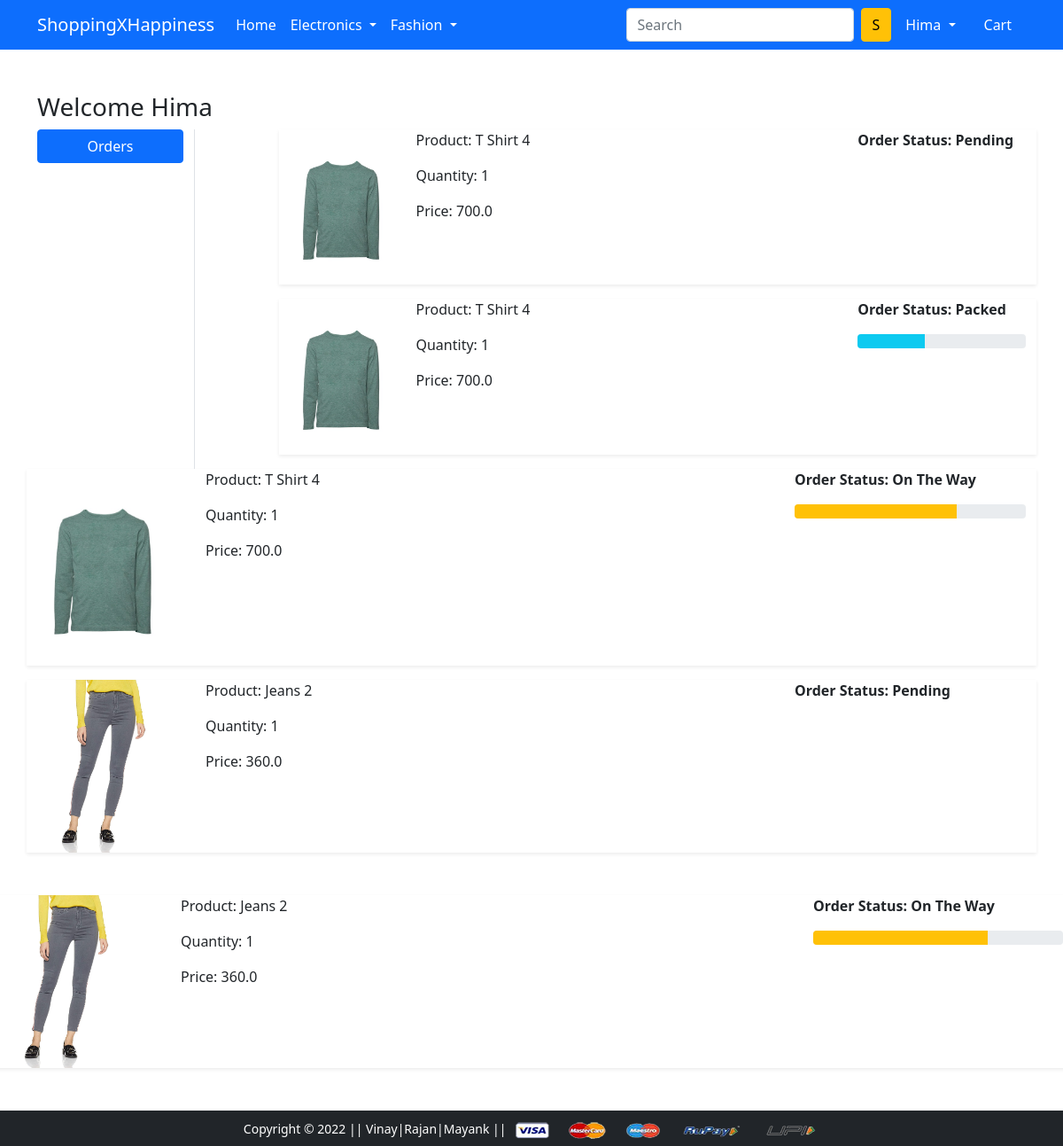
The app's page /orders/ (signed in) with its own data.
### app/models.py (models this page shows, shortened)
class OrderPlaced(models.Model):
 user = models.ForeignKey(User, on_delete=models.CASCADE)
 customer = models.ForeignKey(Customer, on_delete=models.CASCADE)
 product = models.ForeignKey(Product, on_delete=models.CASCADE)
 quantity = models.PositiveIntegerField(default=1)
 ordered_date = models.DateTimeField(auto_now_add=True)
 status = models.CharField(max_length=50,choices=STATUS_CHOICES,default='Pending')
 @property
 def total_cost(self):
   return self.quantity * self.product.discounted_price

class Product(models.Model):
 title = models.CharField(max_length=100)
 selling_price = models.FloatField()
 discounted_price = models.FloatField()
 description = models.TextField()
 brand = models.CharField(max_length=100)
 category = models.CharField( choices=CATEGORY_CHOICES, max_length=2)
 product_image = models.ImageField(upload_to='productimg')

### app/views.py (the view)
# urls.py: path('orders/', views.orders, name='orders'),
@login_required
def orders(request):
	op = OrderPlaced.objects.filter(user=request.user)
	return render(request, 'app/orders.html', {'order_placed':op})

### app/templates/app/orders.html (shortened to what this page needs)
{% extends 'app/base.html' %}
{% load static %}
{% block main-content %}
<div class="container my-5">
 <div class="row">
    <h3>Welcome <span class="text-capitalize">{{request.user}}</span> </h3>
  <div class="col-sm-2 border-end">
   <ul class="list-unstyled">
    <li class="d-grid"><a href="{% url 'orders' %}" class="btn btn-primary">Orders</a></li>
   </ul>
  </div>
  <div class="col-sm-9 offset-sm-1">
   <div class="row">
    {% for op in order_placed %}
     <div class="col-sm-12">
      <div class="row shadow-sm mb-3">
       <div class="col-sm-2"><img src="{{op.product.product_image.url}}" alt="" srcset="" class="img-fluid" height="150" width="150"></div>
       <div class="col-sm-7">
        <p>Product: {{op.product.title}}</p>
        <p>Quantity: {{op.quantity}}</p>
        <p>Price: {{op.total_cost}}</p>
       </div>
       <div class="col-sm-3 fw-bold">
        <p>Order Status: {{op.status}}</p>
         {% if op.status == 'Packed' %}
         <div class="progress">
          <div class="progress-bar bg-info" role="progressbar" style="width: 40%" aria-valuenow="40" aria-valuemin="0" aria-valuemax="100"></div>
         </div>
         {% endif %}
         {% if op.status == 'On The Way' %}
         <div class="progress">
          <div class="progress-bar bg-warning" role="progressbar" style="width: 70%" aria-valuenow="70" aria-valuemin="0" aria-valuemax="100"></div>
         </div>
         {% endif %}
        </div>
       </div>
      </div>
     </div>
    {% endfor %}
{% endblock main-content %}

### app/templates/app/base.html (shortened to what this page needs)
<!doctype html>
{% load static %}
<html lang="en">
  <head>
    <link href="https://cdn.jsdelivr.net/npm/bootstrap@5.0.0-beta1/dist/css/bootstrap.min.css" rel="stylesheet">
    <link rel="stylesheet" href="{% static 'app/css/owl.carousel.min.css' %}">
    <link rel="stylesheet" href="{% static 'app/css/all.min.css' %}">
    <link rel="stylesheet" href="{% static 'app/css/style.css' %}">
  </head>
  <body>
    <nav class="navbar navbar-expand-lg navbar-dark bg-primary">
     <div class="container">
       <a class="navbar-brand" href="/">ShoppingXHappiness</a>
       <div class="collapse navbar-collapse" id="navbarSupportedContent">
         <ul class="navbar-nav me-auto mb-2 mb-lg-0">
           <li class="nav-item">
             <a class="nav-link active" aria-current="page" href="/">Home</a>
           </li>
           <li class="nav-item dropdown">
             <a class="nav-link dropdown-toggle text-white" href="#" id="electronicsDropdown" role="button" data-bs-toggle="dropdown" aria-expanded="false">
               Electronics
             </a>
           </li>
           <li class="nav-item dropdown">
             <a class="nav-link dropdown-toggle text-white" href="#" id="fashionDropdown" role="button" data-bs-toggle="dropdown" aria-expanded="false">
               Fashion
             </a>
           </li>
         </ul>
         <form class="d-flex">
           <input class="form-control me-2" type="search" placeholder="Search" aria-label="Search">
           <button class="btn btn-warning" type="submit">S</button>
         </form>
         <div>
          <ul class="navbar-nav me-auto mb-2 mb-lg-0">
          {% if request.user.is_authenticated %}
           <li class="nav-item dropdown mx-2">
              <a class="nav-link dropdown-toggle text-white" href="#" id="profileDropdown" role="button" data-bs-toggle="dropdown" aria-expanded="false">
                {{request.user.username|capfirst}}
              </a>
            </li>
            <li class="nav-item mx-2">
              <a href="{% url 'showcart' %}" class="nav-link text-white"> Cart </a>
            </li>
            {% endif %}
          </ul>
         </div>
       </div>
     </div>
    </nav>
    {% block main-content %} {% endblock main-content %}
    <footer class="container-fluid bg-dark text-center p-2 mt-5">
        <small class="text-white">Copyright &copy; 2022 || Vinay|Rajan|Mayank || </small>
        <img src="{% static 'app/images/payment.png' %}" alt="" srcset="" class="img-fluid" height="2px">
    </footer>
  </body>
</html>

### records on screen
OrderPlaced: product.product_image (picture), product "T Shirt 4", quantity "1", total_cost "700.0", status "Pending"
OrderPlaced: product.product_image (picture), product "T Shirt 4", quantity "1", total_cost "700.0", status "Packed"
OrderPlaced: product.product_image (picture), product "T Shirt 4", quantity "1", total_cost "700.0", status "On The Way"
OrderPlaced: product.product_image (picture), product "Jeans 2", quantity "1", total_cost "360.0", status "Pending"
OrderPlaced: product.product_image (picture), product "Jeans 2", quantity "1", total_cost "360.0", status "On The Way"

### other values on screen
{{ request.user.username|capfirst }} "Hima"
{{ request.user }} "Hima"
